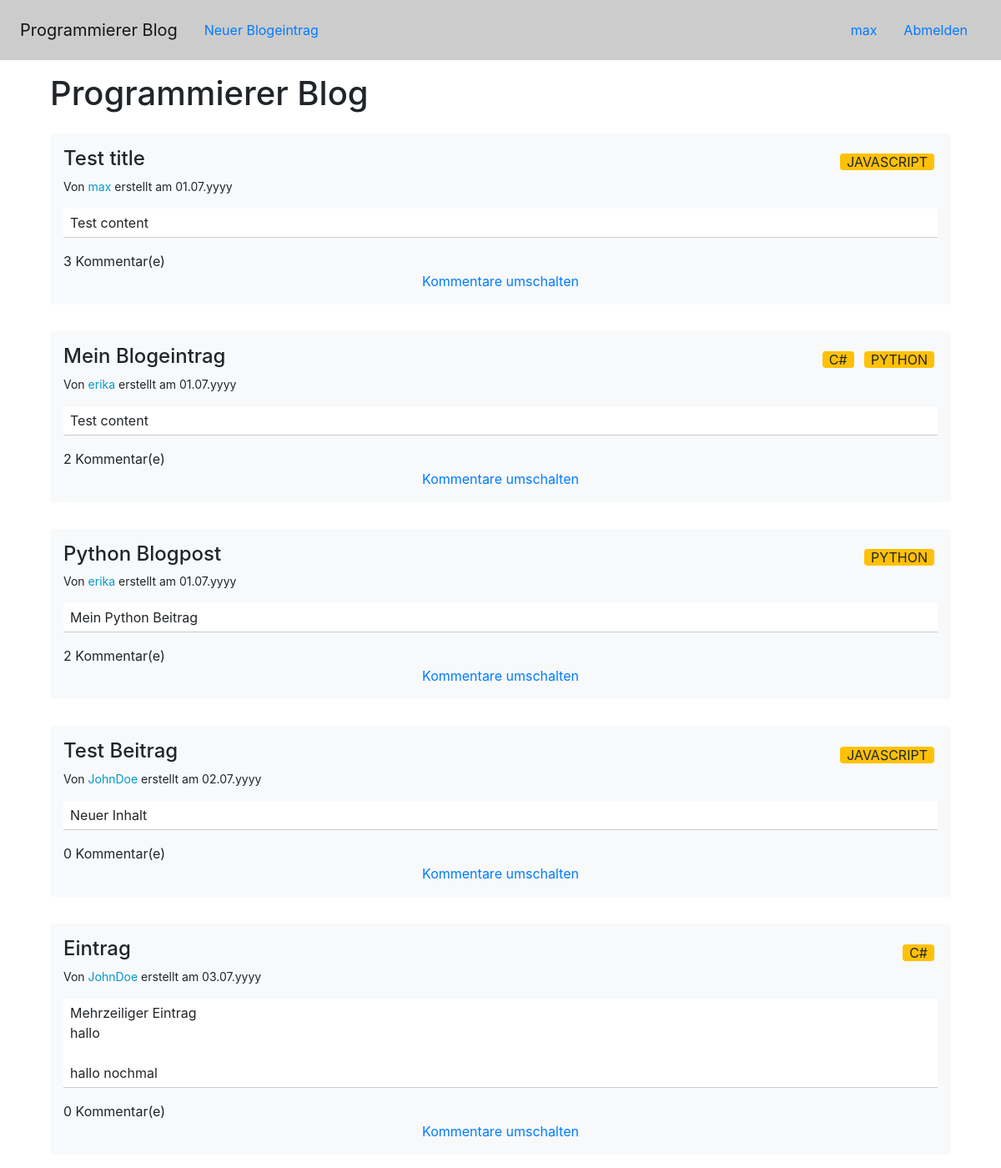
The app's page /index (signed in) with its own data.
### app/models.py (models this page shows, shortened)
class User(UserMixin, db.Model):
    id = db.Column(db.Integer, primary_key=True)
    username = db.Column(db.String(64), index=True, unique=True)
    firstname = db.Column(db.String(64))
    lastname = db.Column(db.String(64))
    email = db.Column(db.String(120), index=True, unique=True)
    password = db.Column(db.String(128))
    entries = db.relationship('Entry', backref='author', lazy=True)
    comments = db.relationship('Comment', backref='author', lazy=True)

class Entry(db.Model):
    id = db.Column(db.Integer, primary_key=True)
    title = db.Column(db.String(100), unique=True)
    content = db.Column(db.String(255))
    user_id = db.Column(db.Integer, db.ForeignKey('user.id'))
    tags = db.relationship('Tag', secondary=tags, backref="entries")
    comments = db.relationship('Comment', backref='entry', lazy=True)
    created_at = db.Column(db.DateTime, index=True, default=datetime.utcnow)

class Tag(db.Model):
    id = db.Column(db.Integer, primary_key=True)
    description = db.Column(db.String(64), index=True)

### app/routes.py (the view)
@app.route('/', methods=['GET', 'POST'])
@app.route('/index', methods=['GET', 'POST'])
def index():
    form = AddCommentForm()
    entries = Entry.query.all()
    if form.validate_on_submit():
        comment = Comment(content=form.content.data,
                          user_id=current_user.id, entry_id=form.entry_id.data)
        db.session.add(comment)
        db.session.commit()
        return redirect(url_for('index'))
    print(form.errors)
    return render_template('index.html', title='Startseite', entries=entries, form=form)

### app/routes.py (called while the page is built)
@login_manager.user_loader
def load_user(user_id):
    return User.query.get(user_id)

### app/templates/index.html
{% extends "base.html" %}
{% block app_content %}
    <h1>Programmierer Blog</h1>
    {% for entry in entries %}
        {% include '_entry.html' %}
    {% endfor %}
{% endblock %}

### app/templates/header.html
<header class="navbar navbar-expand-lg navbar-light px-4 py-3 d-flex justify-content-between" style="background-color:#ccc;">
            <div class="d-flex justify-content-center">
                <a class="navbar-brand" href="/">Programmierer Blog</a>
                {% if current_user.is_authenticated %}
                    <ul class="nav nav-pills">
                        <li class="nav-item">
                            <a class="nav-link" href="{{ url_for('addEntry') }}">Neuer Blogeintrag</a>
                        </li>
                    </ul>
                {% endif %}
            </div>
            <div>
                {% if current_user.is_anonymous %}
                    <ul class="nav nav-pills">
                        <li class="nav-item">
                            <a class="nav-link" href="{{ url_for('login') }}">Anmelden</a>
                        </li>
                        <li class="nav-item">
                            <a class="nav-link" href="{{ url_for('signup') }}">Registrieren</a>
                        </li>
                    </ul>
                {% else %}
                    <ul class="nav nav-pills">
                        <li class="nav-item">
                            <a class="nav-link" href="{{ url_for('profile') }}">{{current_user.username}}</a>
                        </li>
                        <li class="nav-item">
                            <a class="nav-link" href="{{ url_for('logout') }}">Abmelden</a>
                        </li>
                    </ul>
                {% endif %}
            </div>
        </header>

### app/templates/_entry.html (shortened to what this page needs)
<div class="bg-light rounded p-3 my-3">
            <div>
                <div class="d-flex justify-content-between align-items-center">
                    <h4>{{entry.title}}</h4>
                    <div>
                        {% for tag in entry.tags %}
                            <span class="bg-warning rounded px-2 mx-1 text-uppercase">{{tag.description}}</span>
                        {% endfor %}
                    </div>
                </div>
                <div style="font-size: 14px;">
                    <span>Von <span style="color: #009ACD;">{{entry.author.username}}</span></span>
                    <span> erstellt am {{ moment(entry.created_at).format('DD.MM.yyyy') }}</span>
                </div>
            </div>
            <div class="my-3 bg-white" style="white-space: pre-wrap;border-bottom: 1px solid #ccc; padding: 5px 8px;">{{entry.content}}</div>
            <div>
                <div>{{entry.comments|length}} Kommentar(e)</div>
                <div class="d-flex justify-content-center">
                    <a data-toggle="collapse" href=#commentsCollapse{{entry.id}} aria-expanded="false" aria-controls=commentsCollapse{{entry.id}}>
                        Kommentare umschalten
                    </a>
                </div>
            </div>
        </div>

### records on screen
User: username "max"
Entry: title "Test title", author.username "max", created_at "01.07.yyyy", content "Test content", comments|length "3"
Tag: description "JAVASCRIPT"
Entry: title "Mein Blogeintrag", author.username "erika", created_at "01.07.yyyy", content "Test content", comments|length "2"
Tag: description "C#"
Tag: description "PYTHON"
Entry: title "Python Blogpost", author.username "erika", created_at "01.07.yyyy", content "Mein Python Beitrag", comments|length "2"
Entry: title "Test Beitrag", author.username "JohnDoe", created_at "02.07.yyyy", content "Neuer Inhalt", comments|length "0"
Entry: title "Eintrag", author.username "JohnDoe", created_at "03.07.yyyy", content "Mehrzeiliger Eintrag hallo hallo nochmal", comments|length "0"
